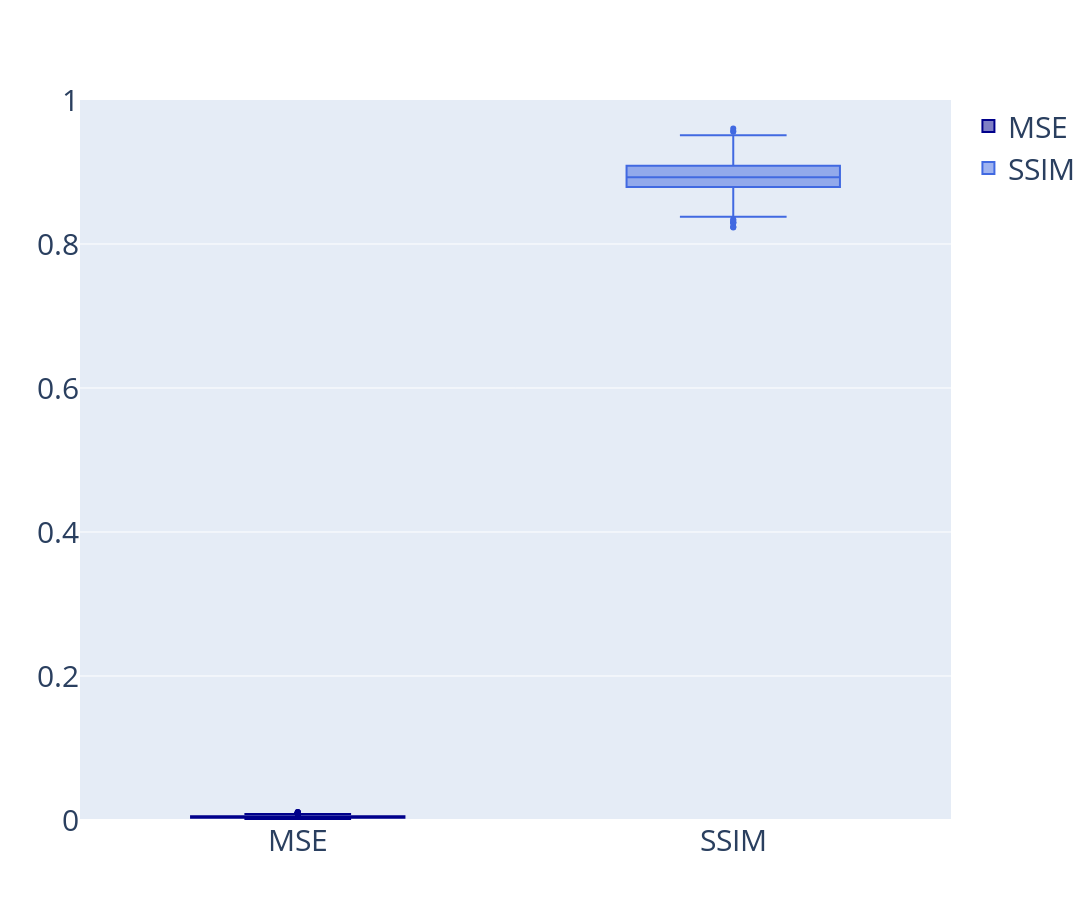

The code cell stored with this chart in its notebook:
### Code cell
y0 = df.mse
y1 = df.ssim

fig = go.Figure()
fig.add_trace(go.Box(y=y0, name='MSE',
                marker_color = 'darkblue'))
fig.add_trace(go.Box(y=y1, name = 'SSIM',
                marker_color = 'royalblue'))
fig.update_layout(
    autosize=False,
    width=1200,
    height=900,
    yaxis=dict(
        # title_text="Y-axis Title",
        # ticktext=["Very long label", "long label", "3", "label"],
        # tickvals=,
        tickmode="array",
        titlefont=dict(size=30),
    ),
    yaxis_range=[0,1],
    font=dict(size=30),
)
fig.show(renderer="jupyterlab")
fig.write_image(RUN_DIR + f'boxplot_metrics_snr_{model.params["snr"]}.png')

### Figure 1 — Plotly figure (JSON) as saved in the notebook; plotly's stock layout.template omitted (floating-point values rounded to 4 significant figures; data arrays with more than 128 entries replaced by an {"elided": "..."} marker saying what was removed)
{"data": [{"marker": {"color": "darkblue"}, "name": "MSE", "type": "box", "y": {"elided": "1000 float values"}}, {"marker": {"color": "royalblue"}, "name": "SSIM", "type": "box", "y": {"elided": "1000 float values"}}], "layout": {"autosize": false, "font": {"size": 30}, "height": 900, "width": 1200, "xaxis": {"autorange": true, "range": [-0.5, 1.5], "type": "category"}, "yaxis": {"range": [0, 1], "tickmode": "array", "title": {"font": {"size": 30}}, "type": "linear"}}}
